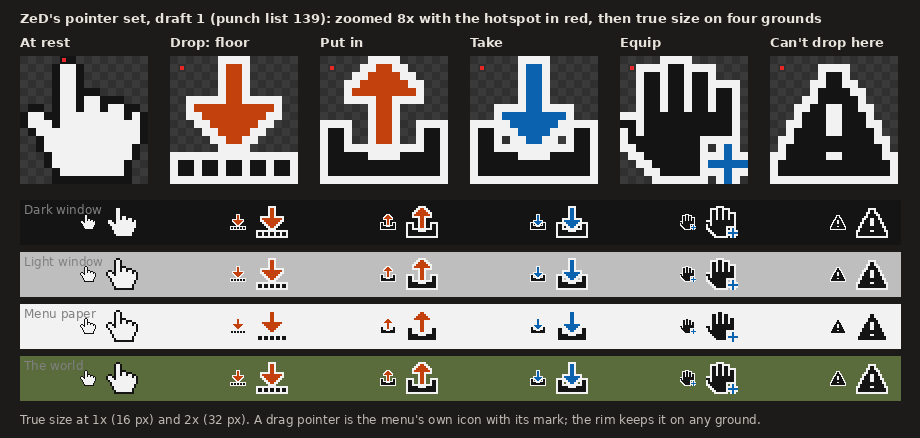

Here is the Python script that generated this plot:
"""Punch list 139, first draft (Nov 10 2026): ZeD's pointer set. The resting hand (the director: "ZeD pixel-art hand, so
the whole set matches") and the drag pointers, which are the menu icons themselves with their marks, each cut out with a
1 px paper rim so it reads on any ground. The red dot on the zoomed copies is the hotspot (where the click lands): the
finger's tip on the hand; the top left corner of the icon's live area on a drag pointer, where the finger tip was.
Run from the repo root: python3 ZeDUI/mockups/zed_pointer_v1/pointer_v1.py"""
import re
from PIL import Image, ImageDraw, ImageFont, ImageFilter

OUT = 'ZeDUI/mockups/zed_pointer_v1/pointer_v1.png'
W = '42/media/textures/ZeD/wheel/'
INK, PAPER = (0x14, 0x14, 0x14), (0xF2, 0xF2, 0xF2)
ADD, REM = (0x0B, 0x63, 0xB0), (0xC2, 0x41, 0x0C)
marks = dict(re.findall(r'\["(\w+)"\] = "(add|remove)"', open('42/media/lua/shared/ZeD/ContextPxIcons.lua').read()))

# the hand, 16 x 16: o outline (ink), . paper inside, blank clear
HAND16 = [
    "     oo         ",
    "    o..o        ",
    "    o..o        ",
    "    o..o        ",
    "    o..ooo      ",
    "    o..o..ooo   ",
    " oo o..o..o..oo ",
    "o..oo........o.o",
    "o...o..........o",
    " o.............o",
    "  o............o",
    "  o...........o ",
    "   o..........o ",
    "   o.........o  ",
    "    o........o  ",
    "    oooooooooo  ",
]
HOT_HAND = (5, 0)

def hand():
    im = Image.new('RGBA', (16, 16), (0, 0, 0, 0))
    for y, r in enumerate(HAND16):
        for x, ch in enumerate(r):
            if ch == 'o': im.putpixel((x, y), INK + (255,))
            elif ch == '.': im.putpixel((x, y), PAPER + (255,))
    return im

def drag(id_):
    """the 16 icon in ink, its mark in colour, a 1 px paper rim round it"""
    a = Image.open(W + '16/zw_%s.png' % id_).convert('RGBA').getchannel('A').point(lambda q: 255 if q > 128 else 0)
    rim = a.filter(ImageFilter.MaxFilter(3))
    im = Image.new('RGBA', (16, 16), (0, 0, 0, 0))
    im.paste(Image.new('RGBA', (16, 16), PAPER + (255,)), (0, 0), rim)
    im.paste(Image.new('RGBA', (16, 16), INK + (255,)), (0, 0), a)
    if id_ in marks:
        m = Image.open(W + '16/zw_%s_mk.png' % id_).convert('RGBA').getchannel('A').point(lambda q: 255 if q > 128 else 0)
        im.paste(Image.new('RGBA', (16, 16), (ADD if marks[id_] == 'add' else REM) + (255,)), (0, 0), m)
    return im

SET = [("At rest", hand(), HOT_HAND), ("Drop: floor", drag("to_floor"), (1, 1)), ("Put in", drag("tray_out"), (1, 1)),
       ("Take", drag("tray_in"), (1, 1)), ("Equip", drag("equip"), (1, 1)), ("Can't drop here", drag("warning"), (1, 1))]

F = ImageFont.truetype('/usr/share/fonts/truetype/dejavu/DejaVuSans.ttf', 12)
FB = ImageFont.truetype('/usr/share/fonts/truetype/dejavu/DejaVuSans-Bold.ttf', 13)
K, cw = 8, 150
Wd = 20 + cw * len(SET)
img = Image.new("RGB", (Wd, 460), (0x1c, 0x1b, 0x1a)); d = ImageDraw.Draw(img)
d.text((20, 10), "ZeD's pointer set, draft 1 (punch list 139): zoomed 8x with the hotspot in red, then true size on four grounds",
       fill=(232, 228, 220), font=FB)
for i, (name, im, hot) in enumerate(SET):
    x = 20 + i * cw
    d.text((x, 34), name, fill=(232, 228, 220), font=FB)
    # zoomed on a checker
    for yy in range(16):
        for xx in range(16):
            c = (0x3a, 0x3a, 0x3a) if (xx + yy) % 2 else (0x30, 0x30, 0x30)
            d.rectangle([x + xx * K, 56 + yy * K, x + xx * K + K - 1, 56 + yy * K + K - 1], fill=c)
    big = im.resize((16 * K, 16 * K), Image.NEAREST)
    img.paste(big, (x, 56), big)
    hx, hy = hot
    d.rectangle([x + hx * K + 2, 56 + hy * K + 2, x + hx * K + K - 3, 56 + hy * K + K - 3], fill=(230, 40, 40))
grounds = [("Dark window", (0x14, 0x14, 0x14)), ("Light window", (0xBE, 0xBE, 0xBE)), ("Menu paper", PAPER), ("The world", (0x5a, 0x6b, 0x3c))]
y = 200
for gname, g in grounds:
    d.rectangle([20, y, Wd - 20, y + 44], fill=g)
    d.text((24, y + 2), gname, fill=(128, 128, 128), font=F)
    for i, (name, im, hot) in enumerate(SET):
        x = 20 + i * cw + 60
        img.paste(im, (x, y + 14), im)
        im2 = im.resize((32, 32), Image.NEAREST)
        img.paste(im2, (x + 26, y + 6), im2)
    y += 52
d.text((20, y + 4), "True size at 1x (16 px) and 2x (32 px). A drag pointer is the menu's own icon with its mark; the rim keeps it on any ground.",
       fill=(190, 186, 178), font=F)
img.crop((0, 0, Wd, y + 30)).save(OUT)
print(OUT)
